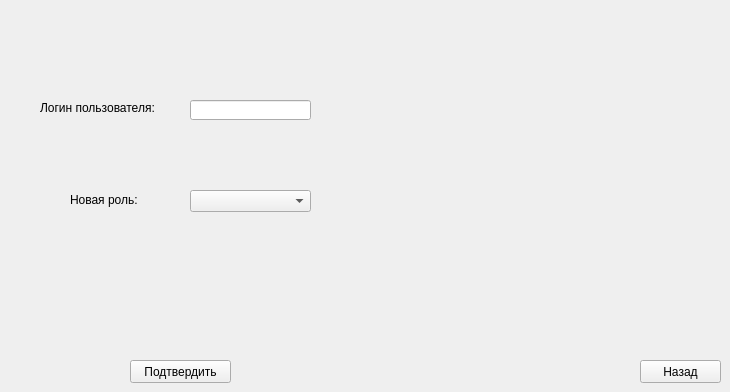
              <widget class="QWidget" name="changeUserPage">
               <widget class="QLineEdit" name="lineEdit">
                <property name="geometry">
                 <rect>
                  <x>190</x>
                  <y>100</y>
                  <width>121</width>
                  <height>20</height>
                 </rect>
                </property>
               </widget>
               <widget class="QLabel" name="label_12">
                <property name="geometry">
                 <rect>
                  <x>40</x>
                  <y>100</y>
                  <width>121</width>
                  <height>16</height>
                 </rect>
                </property>
                <property name="sizePolicy">
                 <sizepolicy hsizetype="Preferred" vsizetype="Preferred">
                  <horstretch>0</horstretch>
                  <verstretch>0</verstretch>
                 </sizepolicy>
                </property>
                <property name="text">
                 <string>Логин пользователя:</string>
                </property>
               </widget>
               <widget class="QLabel" name="label_20">
                <property name="geometry">
                 <rect>
                  <x>70</x>
                  <y>190</y>
                  <width>71</width>
                  <height>20</height>
                 </rect>
                </property>
                <property name="text">
                 <string>Новая роль:</string>
                </property>
               </widget>
               <widget class="QComboBox" name="selectUserGroupComboBox">
                <property name="geometry">
                 <rect>
                  <x>190</x>
                  <y>190</y>
                  <width>121</width>
                  <height>22</height>
                 </rect>
                </property>
               </widget>
               <widget class="QPushButton" name="pushButton_5">
                <property name="geometry">
                 <rect>
                  <x>130</x>
                  <y>360</y>
                  <width>101</width>
                  <height>23</height>
                 </rect>
                </property>
                <property name="text">
                 <string>Подтвердить</string>
                </property>
               </widget>
               <widget class="QPushButton" name="pushButton_6">
                <property name="geometry">
                 <rect>
                  <x>640</x>
                  <y>360</y>
                  <width>81</width>
                  <height>23</height>
                 </rect>
                </property>
                <property name="text">
                 <string>Назад</string>
                </property>
               </widget>
              </widget>
